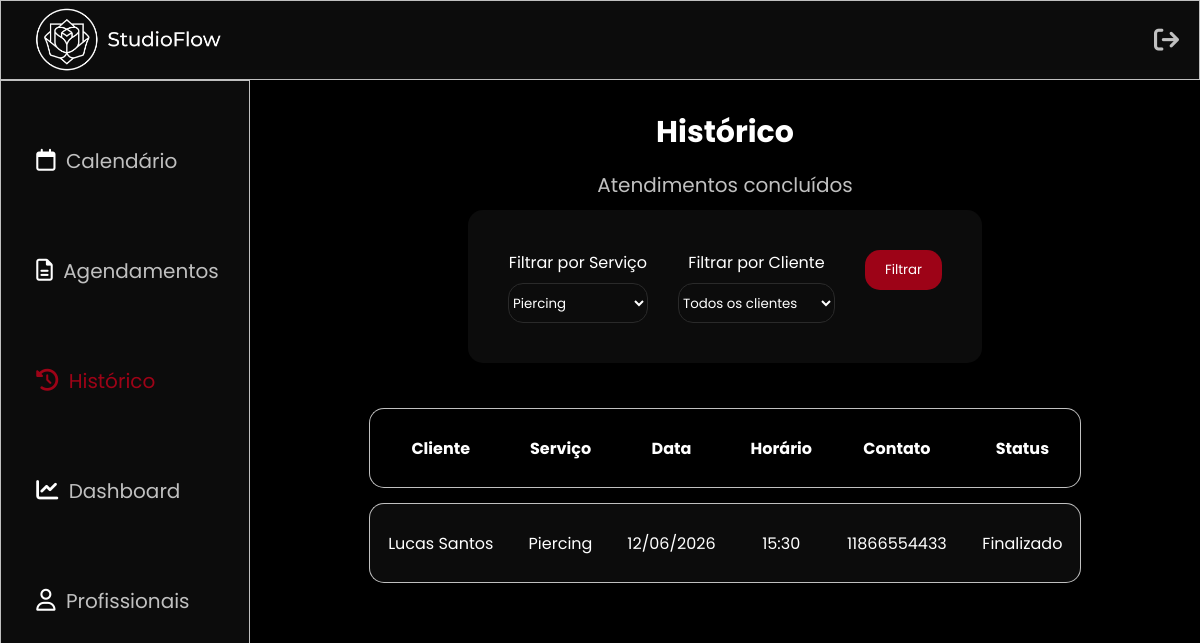
/frontend/admin/historico.php?servico=piercing, run on an earlier commit of the app's database.
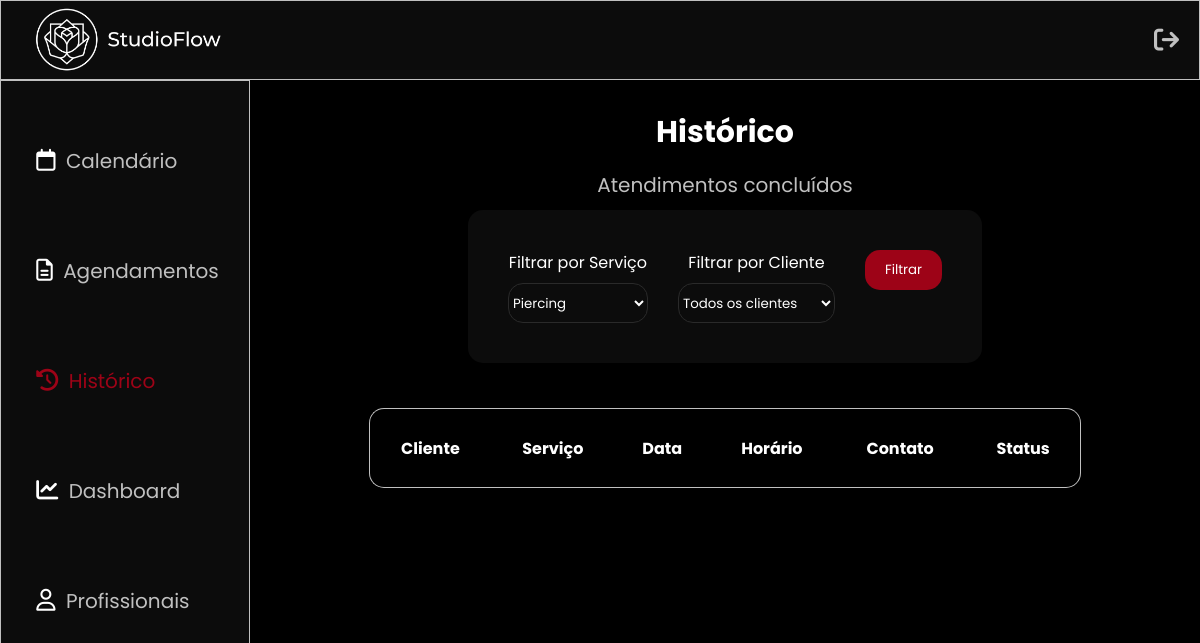
And on a later commit of the database.
### tables this page shows
CREATE TABLE agendamento (
    id_agendamento INT AUTO_INCREMENT PRIMARY KEY,
    id_cliente INT NOT NULL,
    id_profissional INT NOT NULL,
    id_servicos INT NOT NULL,
    data_agen DATE NOT NULL,
    horario TIME NOT NULL,
    status_agendamento ENUM('pendente', 'confirmado', 'cancelado', 'finalizado') 
        DEFAULT 'pendente',

    FOREIGN KEY (id_cliente) REFERENCES cliente(id_cliente),
    FOREIGN KEY (id_profissional) REFERENCES profissional(id_profissional),
    FOREIGN KEY (id_servicos) REFERENCES servicos(id_servicos)
);

CREATE TABLE cliente (
    id_cliente INT AUTO_INCREMENT PRIMARY KEY,
    nome VARCHAR(100) NOT NULL,
    contato_cliente VARCHAR(11) NOT NULL,
    data_nasc DATE NOT NULL
);

CREATE TABLE servicos (
    id_servicos INT AUTO_INCREMENT PRIMARY KEY,
    tipo_servico ENUM('tatuagem', 'piercing') NOT NULL,
    estilo ENUM('fineline','realista','old_school','flash_tattoo','anime','lettering','blackout','cobertura'),
    regiao VARCHAR(20) NOT NULL,
    quantidade INT
);

### frontend/admin/historico.php (the view, shortened to what this page needs)
<?php
require_once '../../backend/conexao.php';
$sql = "SELECT
    agendamento.id_agendamento,
    cliente.nome,
    cliente.contato_cliente,
    servicos.tipo_servico,
    agendamento.data_agen,
    agendamento.horario,
    agendamento.status_agendamento
    FROM agendamento INNER JOIN cliente ON agendamento.id_cliente = cliente.id_cliente
    INNER JOIN servicos ON agendamento.id_servicos = servicos.id_servicos
    WHERE agendamento.status_agendamento IN ('finalizado','cancelado')";
$params = [];
if(!empty($_GET['servico'])){
    $sql .= " AND servicos.tipo_servico = :servico";
    $params[':servico'] = $_GET['servico'];
}
$stmt = $pdo->prepare($sql);
$stmt->execute($params);
$sqlServicos = "SELECT DISTINCT tipo_servico FROM servicos ORDER BY tipo_servico";
$stmtServicos = $pdo->prepare($sqlServicos);
$stmtServicos->execute();
?>
<!DOCTYPE html>
<html lang="en">
<head>
    <link rel="stylesheet" href="../../assets/css/admin.css">
    <link rel="stylesheet" href="https://cdnjs.cloudflare.com/ajax/libs/font-awesome/6.5.0/css/all.min.css">
</head>
<body>
    <header>
        <nav class="topbar">
            <a href="../index.php"><img src="../../assets/img/logo/logo-white.png" alt="StudioFlow" class="logo"></a>
            <a href="../login.php" class="logout"><i class="fa-solid fa-arrow-right-from-bracket"></i></a>
        </nav>
    </header>
    <aside>
        <nav class="sidebar">
            <div class="nav-links">
                <a href="calendario.php"><i class="fa-regular fa-calendar icon"></i> Calendário</a>
                <a href="agendamentos.php"><i class="fa-regular fa-file-lines icon"></i> Agendamentos</a>
                <a href="historico.php" style="color: var(--red);"><i class="fa-solid fa-clock-rotate-left icon" style="color: var(--red);"></i> Histórico</a>
                <a href="dashboard.php"><i class="fa-solid fa-chart-line icon"></i> Dashboard</a>
                <a href="profissionais.php"><i class="fa-regular fa-user icon"></i> Profissionais</a>
            </div>
        </nav>
    </aside>
    <main>
        <h2>Histórico</h2>
        <p>Atendimentos concluídos</p>
        <form method="GET">
    <div class="box-filter">
        <div class="filter">
            <label>Filtrar por Serviço</label>
            <select name="servico">
            <?php while($servico = $stmtServicos->fetch()) { ?>
                <option value="<?php echo $servico['tipo_servico']; ?>"
                    <?php if(isset($_GET['servico']) && $_GET['servico'] == $servico['tipo_servico']) echo 'selected'; ?>>
                    <?php echo ucwords(str_replace('_', ' ', $servico['tipo_servico'])); ?>
                </option>
                <?php } ?>
            </select>
        </div>
        <div class="filter">
            <label>Filtrar por Cliente</label>
            <select name="cliente">
            <option value="">Todos os clientes</option>
            </select>
        </div>
        <div class="filter">
            <button type="submit" class="btn">Filtrar</button>
        </div>
    </div>
</form>
 <table>
     <thead>
         <tr>
            <th>Cliente</th>
            <th>Serviço</th>
            <th>Data</th>
            <th>Horário</th>
            <th>Contato</th>
            <th>Status</th>
         </tr>
     </thead>
     <tbody>
       <?php while($row = $stmt->fetch()) { ?>
       <tr>
         <td><?php echo htmlspecialchars($row['nome']); ?></td>
         <td><?php echo ucfirst(htmlspecialchars($row['tipo_servico'])); ?></td>
         <td><?php echo date('d/m/Y', strtotime($row['data_agen'])); ?></td>
         <td><?php echo date('H:i', strtotime($row['horario'])); ?></td>
         <td><?php echo htmlspecialchars($row['contato_cliente']); ?></td>
         <td><?php echo ucfirst(htmlspecialchars($row['status_agendamento'])); ?></td>
       </tr>
       <?php } ?>
  </tbody>
 </table>
</main>
</body>
</html>

### assets/css/admin.css (style rules this page uses)
body { background-color: var(--bg) ; color: var(--white); }
.topbar { background-color: var(--dark); width: 100%; height: 80px; top: 0; position: fixed; padding: 0 20px ; display: flex; justify-content: space-between; align-items: center; border: 1px solid var(--light); z-index: 9999; }
.topbar a { display: flex; align-items: center; text-decoration: none; }
.logo { height: 80px; width: auto; }
.logout { color: var(--light); font-size: 25px; }
.sidebar { background-color: var(--dark); border: 1px solid var(--light); width: 250px; height: 100vh; position: fixed; top: 80px; left: 0; padding-top: 50px; justify-items: center; }
.nav-links a { display: block; color: var(--light); text-decoration: none; padding: 15px 20px; font-size: 20px; margin-bottom: 50px; }
main { margin-top: 80px; margin-left: 250px; padding: 30px; justify-items: center; text-align: center; }
h2 { color: var(--white); font-size: 30px; margin-bottom: 15px; }
p { color: var(--light); font-size: 20px; margin-bottom: 10px; }
.icon { font-size: 22px; color: var(--white); margin: 0 5px; }
table { width: 80%; border-collapse: separate; border-spacing: 0 15px; margin-bottom: 20px; }
thead th { padding: 15px; height: 80px; color: var(--white); border-top: 1px solid var(--light); border-bottom: 1px solid var(--light); }
thead th:first-child { border-left: 1px solid var(--light); border-radius: 15px 0 0 15px; }
thead th:last-child { border-right: 1px solid var(--light); border-radius: 0 15px 15px 0; }
.box-filter { background-color: var(--dark); border-radius: 15px; padding: 40px; margin-bottom: 30px; display: flex; gap: 30px; }
.filter { display: flex; flex-direction: column; flex: 1; }
.filter label { margin-bottom: 8px; color: var(--white); }
.box-filter select { height: 40px; border-radius: 15px; border: 1px solid var(--gray); background: var(--dark); color: var(--white); }
.btn { background-color: var(--red); color: var(--white); border-radius: 15px; border: black; padding: 10px 20px; cursor: pointer; text-decoration: none; }
tbody tr { height: 80px; background-color: var(--dark); }
td { height: 80px; padding: 15px; border-top: 1px solid var(--light); border-bottom: 1px solid var(--light); }
td:first-child { border-left: 1px solid var(--light); border-radius: 15px 0 0 15px; }
td:last-child { border-right: 1px solid var(--light); border-radius: 0 15px 15px 0; }

### assets/css/global.css (style rules this page uses)
* { margin: 0; padding: 0; box-sizing: border-box; font-family: 'Poppins', sans-serif; }
:root { --bg: #000; --dark: #0c0c0c; --red: #9d0317; --gray: #2a2a2a; --light: #c0c0c0; --white: #fff; --cancel: #ff4d4d; --blue: #006eff; --green: #00ff55; --yellow: #ffff00; }

What changed in the data, as far as the page shows it:
removed agendamento: id_cliente.nome "Lucas Santos", id_servicos.tipo_servico "Piercing", data_agen "12/06/2026", horario "15:30", id_cliente.contato_cliente "11866554433", status_agendamento "Finalizado"
